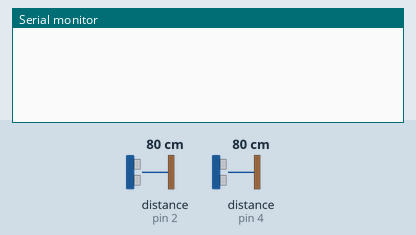
Bench run of a sketch on a simulated Arduino Uno, built with avr-gcc and run on an emulated ATmega328P. On the bench: the last lines printed to the serial monitor. Wiring (inferred from the names in the program): 2 × ultrasonic range finder: trigger pin 3, echo pin 2 / trigger pin 5, echo pin 4. The test bench sets the inputs (shaded band); at power-on: distance to the obstacle (sensors on pin 2, pin 4) 80 cm. The echo pulse lasts 58.3 µs per cm.

Above: at 1.8 s.
1.9 s: distance to the obstacle (sensor on pin 2) set to 2 cm
At 2.8 s:
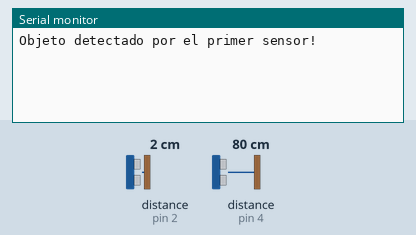
4.5 s: distance to the obstacle (sensor on pin 4) set to 2 cm
At 5.9 s:
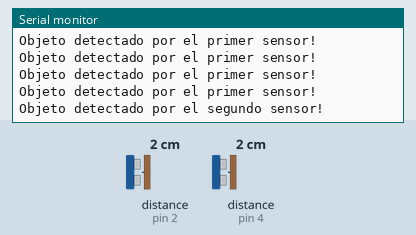

The sketch:

sensor_ultrasonico_test.ino
```cpp
//    Arduino  sensor ultrasonico HC-SR04
//    primer sensor------ arduino
//      echo           S3
//      tigger         S2
//    segundo sensor------ arduino
//     echo            S4
//     tigger          S5


#define echoPin1 2 // Echo Pin del primer sensor
#define trigPin1 3 // Trigger Pin del primer sensor

#define echoPin2 4 // Echo Pin del segundo sensor
#define trigPin2 5 // Trigger Pin del segundo sensor

#define MAX_DISTANCE 7.5 // Distancia máxima para detectar un objeto (en cm)

void setup() {
  Serial.begin (9600);
  pinMode(trigPin1, OUTPUT);
  pinMode(echoPin1, INPUT);
  pinMode(trigPin2, OUTPUT);
  pinMode(echoPin2, INPUT);
}

void loop() {
  if (detectObject(trigPin1, echoPin1)) {
    Serial.println("Objeto detectado por el primer sensor!");
  }
  if (detectObject(trigPin2, echoPin2)) {
    Serial.println("Objeto detectado por el segundo sensor!");
  }
  delay(1000); // Espera 1 segundo antes de la próxima detección
}

bool detectObject(int trigPin, int echoPin) {
  digitalWrite(trigPin, LOW);
  delayMicroseconds(2);
  digitalWrite(trigPin, HIGH);
  delayMicroseconds(10);
  digitalWrite(trigPin, LOW);
  float distance = pulseIn(echoPin, HIGH) / 58.2; // Calcula la distancia en cm
  return (distance <= MAX_DISTANCE);
}
```

Measured:
- after the input at 1.9 s, the serial monitor: prints a new line after 0.12 s (image 1)
- after the input at 4.5 s, the serial monitor: prints a new line after 0.58 s (image 2)
